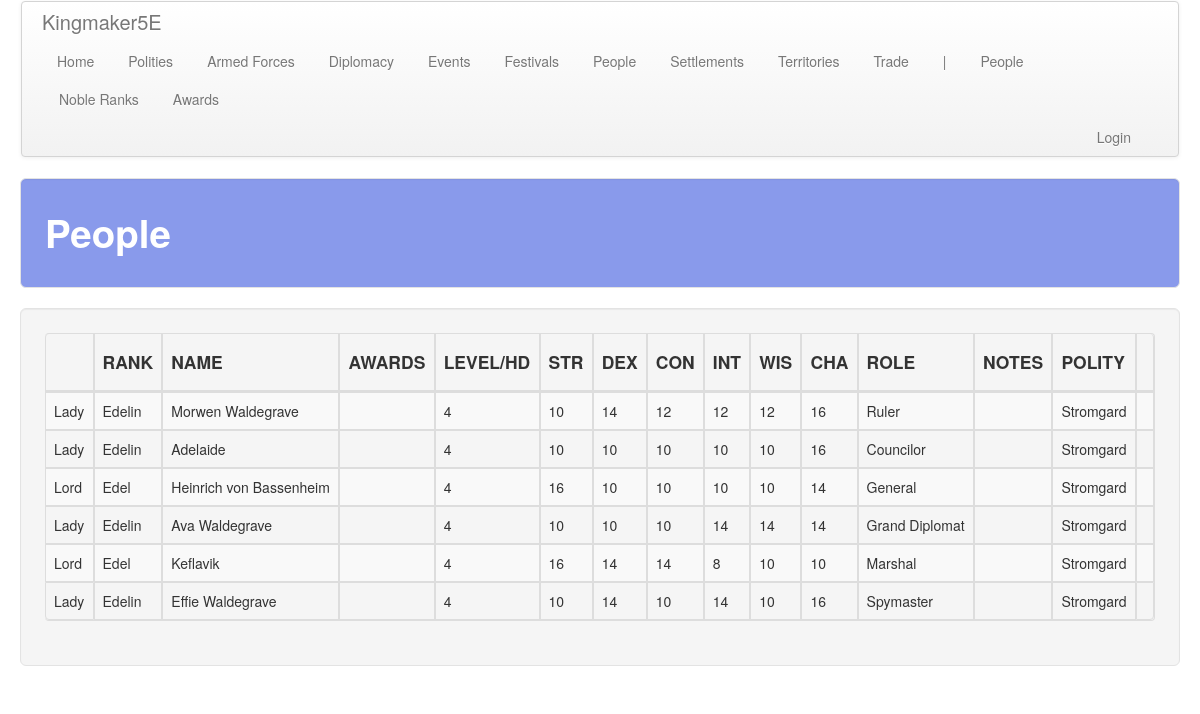
The app's page /people/, older data.
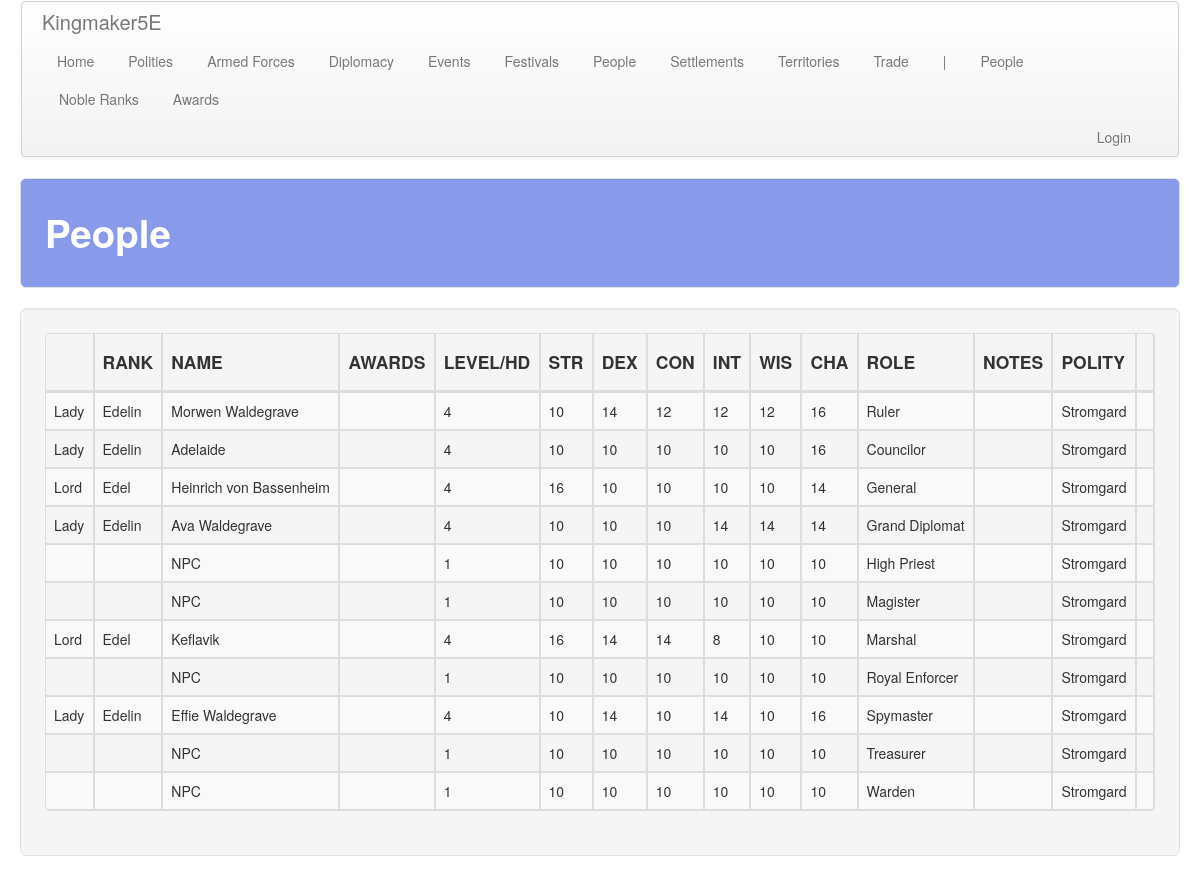
The same page, newer data.
### people/models.py (models this page shows, shortened)
class Person(models.Model):
    first_name = models.CharField(max_length=default_max_length)
    middle_name = models.CharField(max_length=default_max_length, blank=True)
    last_name = models.CharField(max_length=default_max_length, blank=True)
    gender = models.ForeignKey(
        Gender, on_delete=models.CASCADE, related_name='person', related_query_name='person')
    noble_rank = models.ForeignKey(
        NobleRank, on_delete=models.CASCADE, related_name='person', related_query_name='person',
        blank=True, null=True
    )
    awards = models.ManyToManyField(
        Award, blank=True,
        related_name='person', related_query_name='person',
    )
    hit_dice = models.IntegerField(default=1)
    str = models.IntegerField(default=10)
    dex = models.IntegerField(default=10)
    con = models.IntegerField(default=10)
    int = models.IntegerField(default=10)
    wis = models.IntegerField(default=10)
    cha = models.IntegerField(default=10)
    notes = models.TextField(blank=True)
    polity = models.ForeignKey(
        'polity.Polity', on_delete=models.CASCADE,
        related_name='person', related_query_name='person'
    )
    leadership_role = models.ForeignKey(
        LeadershipRole, on_delete=models.CASCADE, blank=True, null=True,
        related_name='person', related_query_name='person'
    )
    boons = models.ManyToManyField(
        'armed_forces.Boon', blank=True,
        related_name='person', related_query_name='person',
    )

class NobleRank(models.Model):
    rank = models.CharField(max_length=default_max_length)
    male_title = models.CharField(max_length=default_max_length)
    female_title = models.CharField(max_length=default_max_length)
    male_honorific = models.CharField(max_length=default_max_length)
    female_honorific = models.CharField(max_length=default_max_length)
    desc = models.TextField(blank=True)

class LeadershipRole(models.Model):
    name = models.CharField(max_length=default_max_length)
    ranking = models.IntegerField(default=0)

### polity/models.py (models this page shows, shortened)
class Polity(models.Model):
    name = models.CharField(max_length=default_max_length)
    government = models.ForeignKey(
        Government, on_delete=models.CASCADE,
        related_name='polity', related_query_name='polity')
    alignment_lc = models.ForeignKey(
        AlignmentLC, on_delete=models.CASCADE,
        related_name='polity', related_query_name='polity')
    alignment_ge = models.ForeignKey(
        AlignmentGE, on_delete=models.CASCADE,
        related_name='polity', related_query_name='polity')
    treasury = models.IntegerField(default=0)
    unrest = models.IntegerField(default=0)
    fame = models.IntegerField(default=0)
    infamy = models.IntegerField(default=0)
    desc = models.TextField(default="", blank=True)
    tax_edict = models.ForeignKey(
        'core.TaxEdict', on_delete=models.CASCADE,
        related_name='polity', related_query_name='polity')
    promotion_edict = models.ForeignKey(
        'core.PromotionEdict', on_delete=models.CASCADE,
        related_name='polity', related_query_name='polity')
    holiday_edict = models.ForeignKey(
        'core.HolidayEdict', on_delete=models.CASCADE,
        related_name='polity', related_query_name='polity')
    recruitment_edict = models.ForeignKey(
        'core.RecruitmentEdict', on_delete=models.CASCADE,
        related_name='polity', related_query_name='polity')
    ruler_attribute_1 = models.ForeignKey(
        Attribute, on_delete=models.CASCADE, null=True, blank=True,
        related_name='polity_ruler_1', related_query_name='polity_ruler_1')
    ruler_attribute_2 = models.ForeignKey(
        Attribute, on_delete=models.CASCADE, null=True, blank=True,
        related_name='polity_ruler_2', related_query_name='polity_ruler_2')
    ruler_attribute_3 = models.ForeignKey(
        Attribute, on_delete=models.CASCADE, null=True, blank=True,
        related_name='polity_ruler_3', related_query_name='polity_ruler_3')
    spymaster_attribute = models.ForeignKey(
        Attribute, on_delete=models.CASCADE, null=True, blank=True,
        related_name='polity_spymaster', related_query_name='polity_spymaster')

### people/views.py (the view)
# urls.py: path('', views.people, name='people'),
def people(request):
    return show_all_items(
        request, app_name, a_obj, a_plural, sort='polity', sort_2='leadership_role',
        sort_3='last_name', sort_4='first_name',
    )

### people/templates/people/people.html (shortened to what this page needs)
<!DOCTYPE html>
{% extends 'people/base.html' %}
{% block table_header %}
    <th class="th_ccell"><h4></h4></th>
    <th class="th_lcell"><h4>RANK</h4></th>
    <th class="th_lcell"><h4>NAME</h4></th>
    <th class="th_lcell"><h4>AWARDS</h4></th>
    <th class="th_lcell"><h4>LEVEL/HD</h4></th>
    <th class="th_ccell"><h4>STR</h4></th>
    <th class="th_ccell"><h4>DEX</h4></th>
    <th class="th_ccell"><h4>CON</h4></th>
    <th class="th_ccell"><h4>INT</h4></th>
    <th class="th_ccell"><h4>WIS</h4></th>
    <th class="th_ccell"><h4>CHA</h4></th>
    <th class="th_ccell"><h4>ROLE</h4></th>
    <th class="th_ccell"><h4>NOTES</h4></th>
    <th class="th_ccell"><h4>POLITY</h4></th>
    <th class="th_ccell"><h4></h4></th>
{% endblock %}
{% block table_body %}
    {% for person in people %}
        <tr>
            <td class="tb_ccell">
                {% if person.noble_rank is not None %}
                    {% if person.gender.name == "Female" %}
                        {{ person.noble_rank.female_honorific }}
                    {% else %}
                        {{ person.noble_rank.male_honorific }}
                    {% endif %}
                {% endif %}
            </td>
            <td class="tb_ccell">
                {% if person.noble_rank is not None %}
                    {% if person.gender.name == "Female" %}
                        {{ person.noble_rank.female_title }}
                    {% else %}
                        {{ person.noble_rank.male_title }}
                    {% endif %}
                {% endif %}
            </td>
            <td class="tb_lcell">
                {{ person.first_name }} {{ person.last_name }}
            </td>
            <td class="tb_ccell">{{ person.awards.all|join:", " }}</td>
            <td class="tb_ccell">{{ person.hit_dice }}</td>
            <td class="tb_ccell">{{ person.str }}</td>
            <td class="tb_ccell">{{ person.dex }}</td>
            <td class="tb_ccell">{{ person.con }}</td>
            <td class="tb_ccell">{{ person.int }}</td>
            <td class="tb_ccell">{{ person.wis }}</td>
            <td class="tb_ccell">{{ person.cha }}</td>
            <td class="tb_lcell">{{ person.leadership_role.name }}</td>
            <td class="tb_lcell">{{ person.notes }}</td>
            <td class="tb_lcell">{{ person.polity.name }}</td>
            <td class="tb_ccell">
            </td>
        </tr>
    {% endfor %}
{% endblock %}

### people/templates/people/base.html
<!DOCTYPE html>
{% extends 'table.html' %}
{% block subnav_items %}
    <li class="disabled"><a href="#">|</a></li>
    <li role="presentation"><a href="{% url 'people:people' %}">
        People
    </a></li>
    <li role="presentation"><a href="{% url 'people:noble_ranks' %}">
        Noble Ranks
    </a></li>
    <li role="presentation"><a href="{% url 'people:awards' %}">
        Awards
    </a></li>
{% endblock %}

### templates/table.html (shortened to what this page needs)
<!DOCTYPE html>
{% extends 'base.html' %}
{% block content %}
    <div class="well well-large">
        <table class="table table-striped table-hover table-bordered table-responsive">
            <thead>
            <tr>
                {% block table_header %}
                {% endblock %}
            </tr>
            </thead>
            <tbody>
                {% block table_body %}
                {% endblock %}
            </tbody>
        </table>
    </div>
{% endblock %}

### templates/base.html (shortened to what this page needs)
<!DOCTYPE html>
{% load staticfiles %}
<html lang="en">
<head>
    <link rel="stylesheet" href="//maxcdn.bootstrapcdn.com/bootstrap/3.2.0/css/bootstrap.css">
    <link href="{% static 'css/bootstrap.min.css' %}" rel="stylesheet" media="screen">
    <link href="{% static 'css/bootstrap-responsive.min.css' %}" rel="stylesheet" media="screen">
    <link rel="stylesheet" href="{% static 'css/custom.css' %}">
</head>
<body>
    <div class="container-fluid">
        <div class="navbar">
            <div class="navbar-inner">
                <a class="brand">Kingmaker5E</a>
                <ul class="nav nav-pills">
                    <li role="presentation"><a href="{% url 'core:home' %}">Home</a></li>
                    <li role="presentation"><a href="{% url 'polity:polities' %}">Polities</a></li>
                    <li role="presentation">
                        <a href="{% url 'armed_forces:armed_forces' %}">
                            Armed Forces
                        </a>
                    </li>
                    <li role="presentation">
                        <a href="{% url 'diplomacy:diplomatic_relations' %}">
                            Diplomacy
                        </a>
                    </li>
                    <li role="presentation"><a href="{% url 'events:events' %}">Events</a></li>
                    <li role="presentation"><a href="{% url 'festivals:festivals' %}">Festivals</a></li>
                    <li role="presentation"><a href="{% url 'people:people' %}">People</a></li>
                    <li role="presentation">
                        <a href="{% url 'settlements:settlements' %}">
                        Settlements
                        </a>
                    </li>
                    <li role="presentation">
                        <a href="{% url 'territory:territories' %}">
                            Territories
                        </a>
                    </li>
                    <li role="presentation"><a href="{% url 'trade:trade_routes' %}">Trade</a></li>
                    {% block subnav_items %}{% endblock %}
                </ul>
                <ul class="nav nav-pills navbar-right">
                    <li role="presentation">
                        {% if user.is_authenticated %}
                            <a href="{% url 'logout' %}">Logout</a>
                        {% else %}
                            <a href="{% url 'login' %}">Login</a>
                        {% endif %}
                    </li>
                </ul>
            </div>
        </div>
        <div class="well well-large" style="background-color: #899AEB;">
            <h1 style="color: #ffffff;">{{ title }}</h1>
        </div>
        {% block content %}
        {% endblock %}
    </div>
</body>
</html>

### static/css/custom.css (style rules this page uses)
.th_ccell { text-align: center; padding: 20px 20px 20px 20px; }
.th_lcell { text-align: left; padding: 20px 20px 20px 20px; }
.tb_ccell { text-align: center; padding: 20px 20px 20px 20px; }
.tb_lcell { text-align: left; padding: 20px 20px 20px 20px; }

Row changes from the older to the newer data that the page shows:
added Person: first_name "NPC", hit_dice "1", str "10", dex "10", con "10", int "10", wis "10", cha "10", leadership_role.name "High Priest", polity.name "Stromgard"
added Person: first_name "NPC", hit_dice "1", str "10", dex "10", con "10", int "10", wis "10", cha "10", leadership_role.name "Magister", polity.name "Stromgard"
added Person: first_name "NPC", hit_dice "1", str "10", dex "10", con "10", int "10", wis "10", cha "10", leadership_role.name "Royal Enforcer", polity.name "Stromgard"
added Person: first_name "NPC", hit_dice "1", str "10", dex "10", con "10", int "10", wis "10", cha "10", leadership_role.name "Treasurer", polity.name "Stromgard"
added Person: first_name "NPC", hit_dice "1", str "10", dex "10", con "10", int "10", wis "10", cha "10", leadership_role.name "Warden", polity.name "Stromgard"
